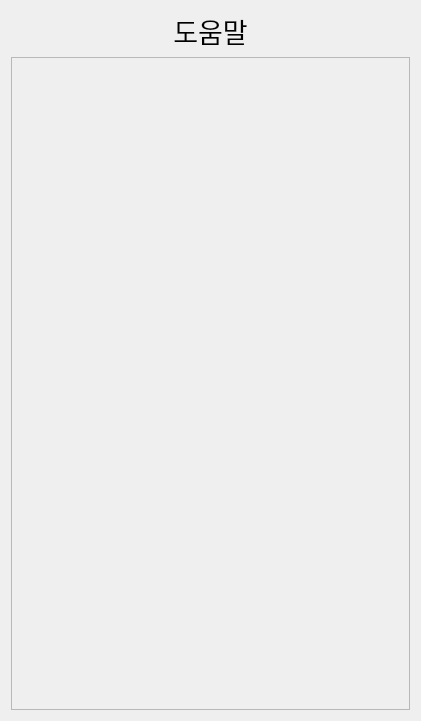
<?xml version="1.0" encoding="UTF-8"?>
<ui version="4.0">
 <class>help_window</class>
 <widget class="QDialog" name="help_window">
  <property name="geometry">
   <rect>
    <x>0</x>
    <y>0</y>
    <width>421</width>
    <height>721</height>
   </rect>
  </property>
  <property name="windowTitle">
   <string>Dialog</string>
  </property>
  <layout class="QGridLayout" name="gridLayout">
   <item row="1" column="0">
    <widget class="QScrollArea" name="scrollArea">
     <property name="widgetResizable">
      <bool>true</bool>
     </property>
     <widget class="QWidget" name="scrollAreaWidgetContents">
      <property name="geometry">
       <rect>
        <x>0</x>
        <y>0</y>
        <width>395</width>
        <height>660</height>
       </rect>
      </property>
      <layout class="QGridLayout" name="gridLayout_2">
       <item row="0" column="0">
        <widget class="QLabel" name="help_text_label">
         <property name="font">
          <font>
           <family>Nanum Gothic</family>
           <pointsize>15</pointsize>
          </font>
         </property>
         <property name="text">
          <string/>
         </property>
         <property name="wordWrap">
          <bool>true</bool>
         </property>
         <property name="textInteractionFlags">
          <set>Qt::LinksAccessibleByKeyboard|Qt::LinksAccessibleByMouse|Qt::TextBrowserInteraction|Qt::TextSelectableByKeyboard|Qt::TextSelectableByMouse</set>
         </property>
        </widget>
       </item>
      </layout>
     </widget>
    </widget>
   </item>
   <item row="0" column="0">
    <widget class="QLabel" name="label">
     <property name="font">
      <font>
       <pointsize>20</pointsize>
      </font>
     </property>
     <property name="text">
      <string>도움말</string>
     </property>
     <property name="alignment">
      <set>Qt::AlignCenter</set>
     </property>
    </widget>
   </item>
  </layout>
 </widget>
 <resources/>
 <connections/>
</ui>
